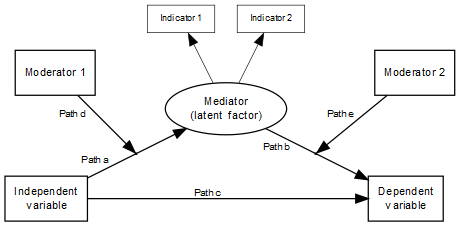

Source code (R):
#
#        Indicator 1    Indicator 2
#                  \    /
#                   \  /
#                    \/
#                 Mediator 
#                 /      \
#   Moderator 1  /        \  Moderator 2
#            \  /          \  /
#             \/            \/
#             /              \ 
#            /                \ 
#          IV ---------------> DV
#
library(DiagrammeR)

code = "digraph moderated_mediation_sem {
  # Nodes
  node [shape = rectangle, fontname = Arial, fontsize=9]
  iv [pos = '-3,1!', label = 'Independent\nvariable']
  me [pos = '-1,2!', label = 'Mediator\n(latent factor)', shape = ellipse]
  dv [pos = '1,1!', label = 'Dependent\nvariable']
  mod1 [pos = '-2.9,2.4!', label = 'Moderator 1']
  mod2 [pos = '1.1,2.4!', label = 'Moderator 2']
  blank1 [pos = '-2,1.5!', label = '', width = 0.001, height = 0.001]
  blank2 [pos = '0,1.5!', label = '', width = 0.001, height = 0.001]

  # Nodes: indicators
  node [shape = rectangle, fontname = Arial, fontsize=9, penwidth=0.5, height=0.3]
  me1 [pos = '-1.5,3!', label = 'Indicator 1', fontsize=7]
  me2 [pos = '-0.5,3!', label = 'Indicator 2', fontsize=7]

  # Hide moderator edges.
  { rank = same; blank1 blank2 mod1 mod2 }

  # Edges
  edge [fontname = Arial, fontsize=8]
  mod1   -> blank1 [label = 'Path d      ']
  mod2   -> blank2 [label = 'Path e ']
  iv     -> blank1 [dir = none, label = 'Path a ']
  blank1 -> me     [minlen = 1]
  me     -> blank2 [dir = none, minlen = 1, label = 'Path b']
  blank2 -> dv     [minlen = 1]
  iv     -> dv     [label = 'Path c']

  edge [fontname = Arial, fontsize = 8, penwidth = 0.5]
  me -> {me1 me2}
  
  # Graph
  graph [layout = neato, overlap = false, outputorder = edgesfirst]
}"

grViz(code)
